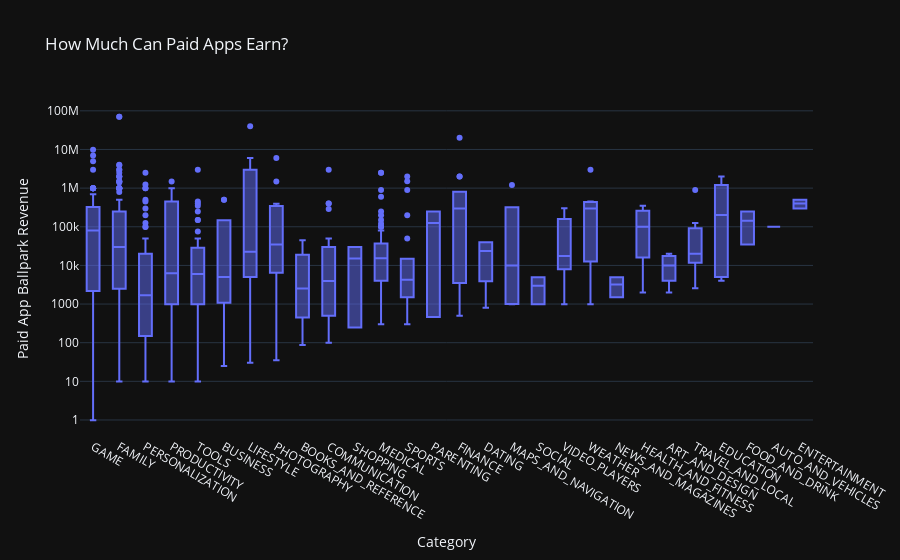

Notebook code for this chart:
### Markdown cell above
# Plotly Box Plots: Revenue by App Category

**Challenge**: See if you can generate the chart below: 

<img src=https://imgur.com/v4CiNqX.png>

Looking at the hover text, how much does the median app earn in the Tools category? If developing an Android app costs $30,000 or thereabouts, does the average photography app recoup its development costs?

Hint: I've used 'min ascending' to sort the categories.

### Code cell
prices = df_apps_clean['Price'].values.tolist()
installs = df_apps_clean['Installs'].values.tolist()
results = [prices[e]*installs[e] for e in range(len(prices))]

df_apps_clean2 = df_apps_clean.copy(deep=True)
df_apps_clean2.insert(loc=8, column='Revenue_Estimate', value=results)

df_paid_apps = df_apps_clean2[df_apps_clean2['Type'] == 'Paid']
box = px.box(df_paid_apps, x='Category', y='Revenue_Estimate', title='How Much Can Paid Apps Earn?')
 
box.update_layout(xaxis_title='Category',
                  yaxis_title='Paid App Ballpark Revenue',
                  xaxis={'categoryorder':'min ascending'},
                  yaxis=dict(type='log'))

box.show()

### Figure 1 — Plotly figure (JSON) as saved in the notebook; plotly's stock layout.template omitted (floating-point values rounded to 4 significant figures; data arrays with more than 128 entries replaced by an {"elided": "..."} marker saying what was removed)
{"data": [{"alignmentgroup": "True", "hovertemplate": "Category=%{x}<br>Revenue_Estimate=%{y}<extra></extra>", "legendgroup": "", "marker": {"color": "#636efa"}, "name": "", "notched": false, "offsetgroup": "", "orientation": "v", "showlegend": false, "x": {"elided": "613 str values"}, "x0": " ", "xaxis": "x", "y": {"elided": "613 float values"}, "y0": " ", "yaxis": "y", "type": "box"}], "layout": {"xaxis": {"anchor": "y", "domain": [0.0, 1.0], "title": {"text": "Category"}, "categoryorder": "min ascending"}, "yaxis": {"anchor": "x", "domain": [0.0, 1.0], "title": {"text": "Paid App Ballpark Revenue"}, "type": "log"}, "legend": {"tracegroupgap": 0}, "title": {"text": "How Much Can Paid Apps Earn?"}, "boxmode": "group"}}
